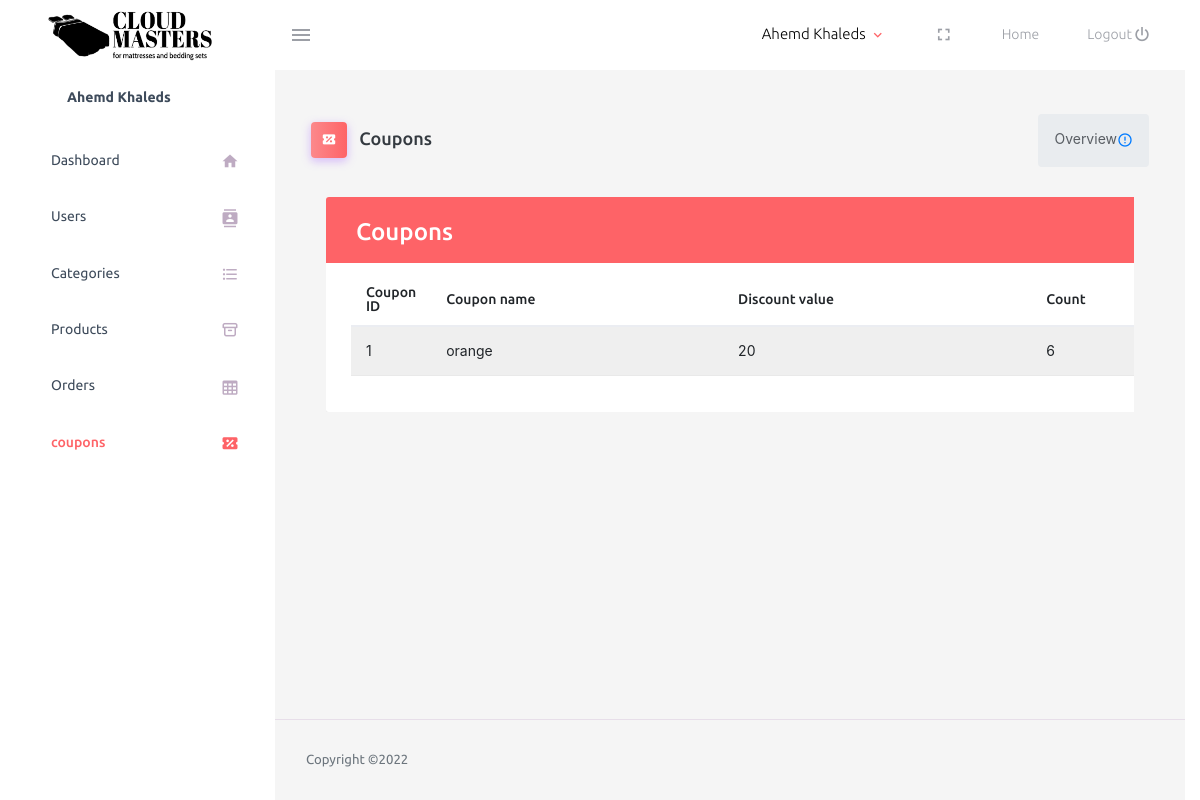
The page /store/admin/views/coupons.php (signed in) on the database its author committed.
### tables this page shows
CREATE TABLE `users` (
  `user_id` int NOT NULL,
  `first_name` varchar(255) NOT NULL,
  `last_name` varchar(255) NOT NULL,
  `address` varchar(255) NOT NULL,
  `phone` varchar(255) NOT NULL,
  `email` varchar(255) NOT NULL,
  `password` varchar(255) NOT NULL,
  `is_admin` tinyint NOT NULL DEFAULT '0',
  `city` varchar(255) NOT NULL
);

CREATE TABLE `coupons` (
  `coupon_id` int NOT NULL,
  `coupon_name` varchar(255) NOT NULL,
  `discount` int NOT NULL,
  `count` int NOT NULL
);

### store/admin/views/coupons.php (the view, shortened to what this page needs)
<?php
require_once '../../views/connection.php';
$coupons = $connect->query('SELECT * FROM coupons');
$coupons = $coupons->fetchAll();
?>
<?php require 'header.php'; ?>
<div class="container-fluid page-body-wrapper">
<?php require 'sidebar.php'; ?>
<div class="main-panel">
          <div class="content-wrapper" style="background:whitesmoke;">
            <div class="page-header">
            <h3 class="page-title">
                <span class="page-title-icon bg-gradient-primary text-white me-2">
                  <i class="mdi mdi-ticket-percent menu-icon"></i>
                </span> Coupons
              </h3>
              <nav aria-label="breadcrumb">
                <ul class="breadcrumb">
                  <li class="breadcrumb-item active" aria-current="page">
                    <span></span>Overview <i class="mdi mdi-alert-circle-outline icon-sm text-primary align-middle"></i>
                  </li>
                </ul>
              </nav>
            </div>
            <div class="container-xl">
    <div class="table-responsive">
        <div class="table-wrapper">
            <div class="table-title">
                <div class="row">
                    <div class="col-sm-5">
                        <h2>Coupons</h2>
                    </div>
                    <div class="col-sm-7">
                    </div>
                </div>
            </div>
            <table class="table table-striped table-hover">
                <thead>
                    <tr>
                        <th>Coupon ID</th>
                        <th>Coupon name</th>
                        <th>Discount value</th>
                        <th>Count</th>
                    </tr>
                </thead>
                <tbody>
                    <?php foreach ($coupons as $coupon) { ?>
                    <tr>
                        <td><?php echo $coupon['coupon_id']; ?></td>
                        <td><?php echo $coupon['coupon_name'];?></td>
                        <td><?php echo $coupon['discount']; ?></td>
                        <td><?php echo $coupon['count']; ?></td>
                    </tr>
                    <?php } ?>
                </tbody>
            </table>
        </div>
    </div>
</div>
</div>
<?php require 'footer.php'; ?>

### store/admin/views/header.php (shortened to what this page needs)
<?php require_once '../../views/connection.php'; ?>
<?php
$curId = $_SESSION['userid'];
$curUser = $connect->query("SELECT * FROM users WHERE user_id='$curId'");
$curUser = $curUser->fetch();
?>
<!DOCTYPE html>
<html lang="en">
  <head>
    <link rel="stylesheet" href="../assets/css/users.css">
    <link rel="stylesheet" href="https://cdnjs.cloudflare.com/ajax/libs/font-awesome/6.2.0/css/all.min.css">
    <link rel="stylesheet" href="../assets/vendors/mdi/css/materialdesignicons.min.css">
    <link rel="stylesheet" href="../assets/vendors/css/vendor.bundle.base.css">
    <link rel="stylesheet" href="https://unicons.iconscout.com/release/v4.0.0/css/line.css">
    <link rel="stylesheet" href="../assets/css/style.css">
    <link rel="stylesheet" href="https://stackpath.bootstrapcdn.com/bootstrap/4.5.0/css/bootstrap.min.css">
    <link rel="stylesheet" href="https://maxcdn.bootstrapcdn.com/font-awesome/4.7.0/css/font-awesome.min.css">
  </head>
  <body>
      <nav class="navbar default-layout-navbar col-lg-12 col-12 p-0 fixed-top d-flex flex-row">
        <div class="text-center navbar-brand-wrapper d-flex align-items-center justify-content-center">
          <a class="navbar-brand brand-logo" href="../views/index.php"><img src="../../images/ltrblack.png" alt="logo" style="min-height: 60px; min-width:175px;" /></a>
        </div>
        <div class="navbar-menu-wrapper d-flex align-items-stretch">
          <button class="navbar-toggler navbar-toggler align-self-center" type="button" data-toggle="minimize">
            <span class="mdi mdi-menu"></span>
          </button>
          <ul class="navbar-nav navbar-nav-right">
            <li class="nav-item nav-profile dropdown">
              <a class="nav-link dropdown-toggle" id="profileDropdown" href="#" data-bs-toggle="dropdown" aria-expanded="false">
                <div class="nav-profile-text">
                  <p class="mb-1 text-black"><?php echo $curUser['first_name'] .
                      ' ' .
                      $curUser['last_name']; ?></p>
                </div>
              </a>
            </li>
            <li class="nav-item d-none d-lg-block full-screen-link">
            <a class="nav-link">
                <i class="mdi mdi-fullscreen" id="fullscreen-button"></i>
              </a>
            </li>
            <li class="nav-item nav-logout d-none d-lg-block">
              <a class="nav-link" href="../../views/index.php">
                Home
              </a>
            </li>
            <li class="nav-item nav-logout d-none d-lg-block">
              <a class="nav-link" href="../../views/profile/logout.php">
                Logout
                <i class="mdi mdi-power"></i>
              </a>
            </li>
          </ul>
        </div>
      </nav>

### store/admin/views/sidebar.php
<nav class="sidebar sidebar-offcanvas" id="sidebar">
  <ul class="nav">
    <li class="nav-item nav-profile">
      <a href="#" class="nav-link">
        <div class="nav-profile-text d-flex flex-column">
          <span class="font-weight-bold mb-2"><?php echo $curUser[
              'first_name'
          ] .
              ' ' .
              $curUser['last_name']; ?></span>
        </div>
      </a>
    </li>
    <li class="nav-item">
      <a class="nav-link" href="index.php">
        <span class="menu-title">Dashboard</span>
        <i class="mdi mdi-home menu-icon"></i>
      </a>
    </li>
    <li class="nav-item">
      <a class="nav-link" href="users.php">
        <span class="menu-title">Users</span>
        <i class="mdi mdi-contacts menu-icon"></i>
      </a>
    </li>
    <li class="nav-item">
      <a class="nav-link" href="categories.php">
        <span class="menu-title">Categories</span>
        <i class="mdi mdi-format-list-bulleted menu-icon"></i>
      </a>
    </li>
    <li class="nav-item">
      <a class="nav-link" href="products.php">
        <span class="menu-title">Products</span>
        <i class="uil uil-archive menu-icon"></i>
      </a>
    </li>
    <li class="nav-item">
      <a class="nav-link" href="orders.php">
        <span class="menu-title">Orders</span>
        <i class="mdi mdi-table-large menu-icon"></i>
      </a>
    </li>
    <li class="nav-item">
      <a class="nav-link" href="coupons.php">
        <span class="menu-title">coupons</span>
        <i class="mdi mdi-ticket-percent menu-icon"></i>
      </a>
    </li>
  </ul>
</nav>

### store/admin/assets/css/users.css (style rules this page uses)
body { color: #566787; background: #f5f5f5; font-family: 'Varela Round', sans-serif; font-size: 13px; }
.table-responsive { margin: 30px 0; }
.table-wrapper { min-width: 1000px; background: #fff; padding: 20px 25px; border-radius: 3px; box-shadow: 0 1px 1px rgba(0,0,0,.05); }
.table-title { padding-bottom: 15px; background: #fe6367; color: #fff; padding: 16px 30px; margin: -20px -25px 10px; border-radius: 3px 3px 0 0; }
.table-title h2 { margin: 5px 0 0; font-size: 24px; }
table.table tr th, table.table tr td { border-color: #e9e9e9; padding: 12px 15px; vertical-align: middle; }
table.table tr th:first-child { width: 60px; }
table.table-striped tbody tr:nth-of-type(odd) { background-color: #fcfcfc; }

### rows shown on the page
users: first_name "Ahemd", last_name "Khaleds"
coupons: coupon_id "1", coupon_name "orange", discount "20", count "6"
